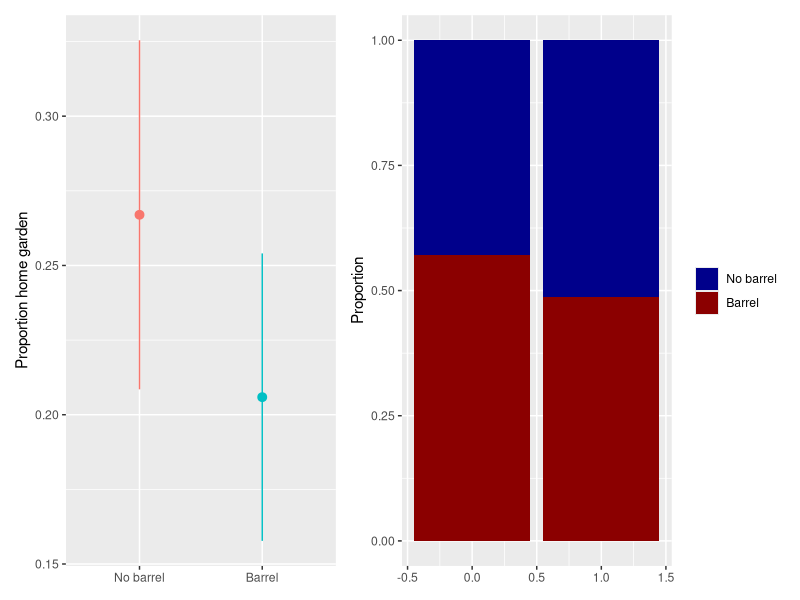
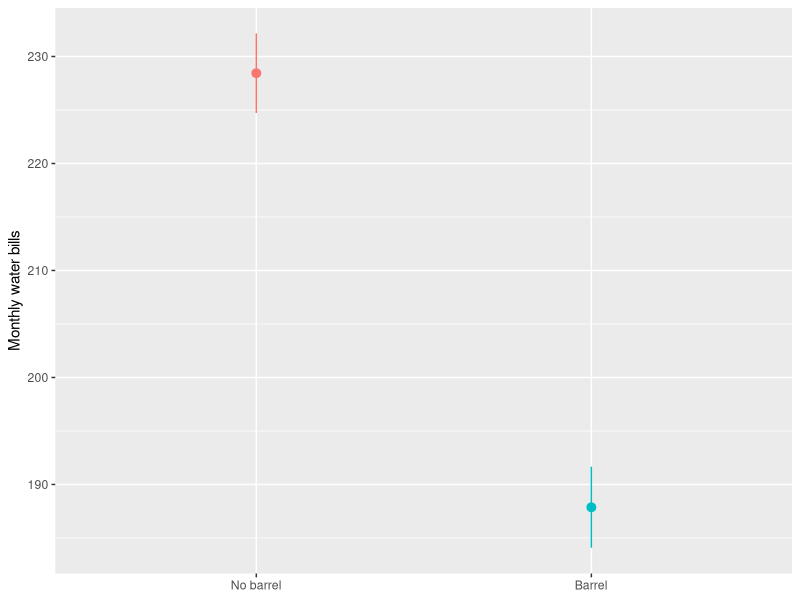

The R source for these figures, in order:
## ---- chunk 1
library(tidyverse)
library(broom)
library(patchwork)
library(MatchIt)




barrels_rct <- read_csv("barrels_rct.csv") %>% 
  # This makes it so "No barrel" is the reference category
  mutate(barrel = fct_relevel(barrel, "No barrel"))

## ---- chunk 2
# Check for balance of numbers in the treatment and control groups

barrels_rct %>%
  count(barrel) %>%
  mutate(prop = n/sum(n))


## ---- chunk 3
# You can check the balance of the RCT across different pre-treatment
# characteristics like  home garden, yard size, environmental attitudes, 
# and average temperature.

barrels_rct %>%
  group_by(barrel) %>%
  summarize(prop_garden = mean(home_garden_num),
            ave_yard = mean(yard_size),
            ave_att = mean(attitude_env), 
            ave_tem = mean(temperature))





## ---- chunk 4
## You don't need to graph all characteristics, choose one from them;
## Then use two different plots to show the differences between the treatment 
## and control groups for the particular characteristic you picked. 

plot_diff_garden <- ggplot(barrels_rct, aes(x = barrel, y = home_garden_num, color = barrel)) +
  stat_summary(geom = "pointrange", fun.data = "mean_se", fun.args = list(mult = 1.96)) +
  guides(color = FALSE) +
  labs(x = NULL, y = "Proportion home garden")

plot_prop_garden <- ggplot(barrels_rct, aes(x = home_garden_num, fill = barrel)) +
  # Using position = "fill" makes the bars range from 0-1 and show the proportion
  geom_bar(position = "fill") +
  labs(x = NULL, y = "Proportion", fill = NULL) +
  scale_fill_manual(values = c("darkblue", "darkred"))

# Show the plots side-by-side
plot_diff_garden + plot_prop_garden



## ---- chunk 5
# Find the water bill used by those with barrel and those without, then get the ATE
# What does the number of ATE mean?


barrels_rct %>%
  group_by(barrel) %>%
  summarize(ATE= mean(water_bill))

## ---- chunk 6
# Based on the regression model result, explain the causal effect and make a conclusion.
barrels_rct

#simple regression
lm1= lm(water_bill ~ barrel, data = barrels_rct)
summary(lm1)

#multiple regression
lm2= lm(water_bill ~ barrel + yard_size + home_garden_num + attitude_env + temperature, data = barrels_rct)
summary(lm2)

## ---- chunk 7
# Use geom pointrange to visualize the effect

barrel= barrels_rct %>%
  filter(barrel== "Barrel") 
summary(barrel$water_bill) 
  #Min. 1st Qu.  Median    Mean 3rd Qu.    Max. 
  #99.63  164.38  186.09  187.87  209.31  267.06 

nobarrel= barrels_rct %>%
  filter(barrel== "No barrel") 
summary(nobarrel$water_bill)
  #Min. 1st Qu.  Median    Mean 3rd Qu.    Max. 
  #154.7   208.3   229.1   228.4   247.1   293.3 

ggplot(barrels_rct, aes(x = barrel, y = water_bill, color = barrel)) +
  stat_summary(geom = "pointrange", fun.data = "mean_se", fun.args = list(mult = 1.96)) +
  guides(color = FALSE) +
  labs(x = NULL, y = "Monthly water bills")
